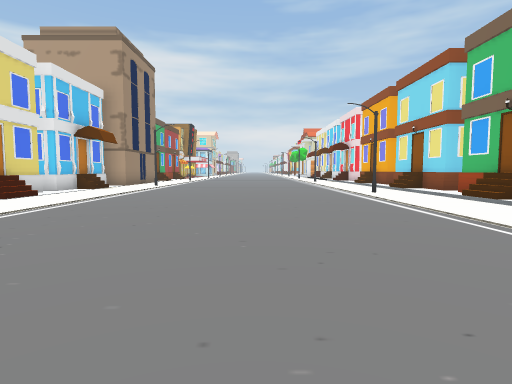
view 1 (above)

16 first-person views from a walk through a 3-D level made in the Unity game engine. The camera is 1.3 m above the floor, tilts 4° down and sees 80° across. The floor is counted in squares, 2 m on a side. Each view is taken from the middle of a square. On the plan, view 1 faces up. The plan holds only what a view shows up to about 10 squares ahead; the rest is blank. The place goes on beyond the plan.

view 2
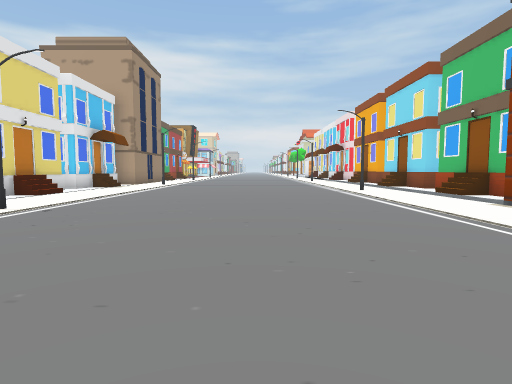

view 3
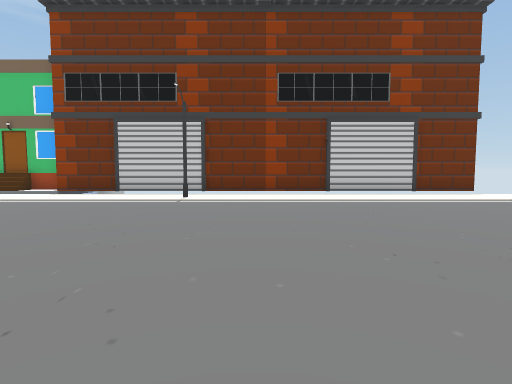

view 4
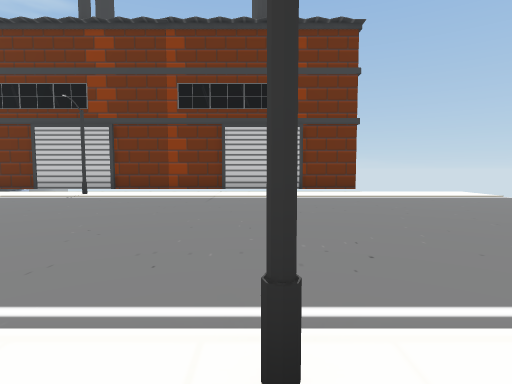

view 5
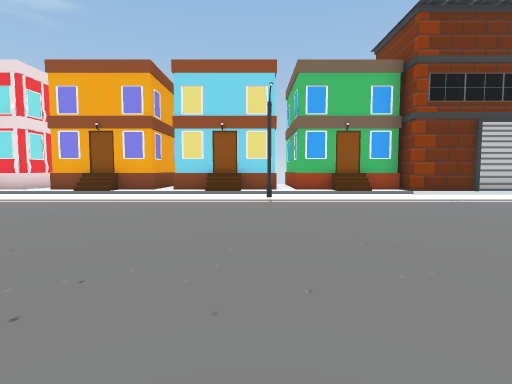

view 6
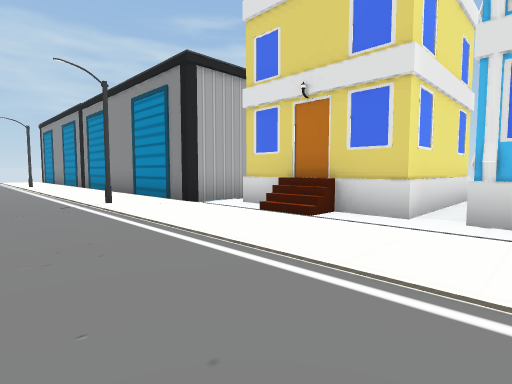

view 7
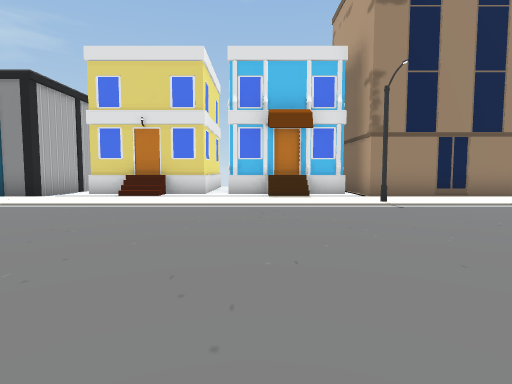

view 8
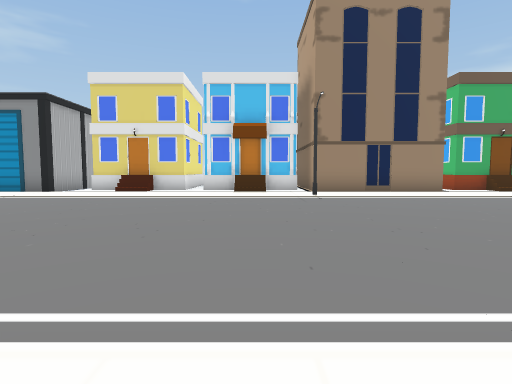

view 9
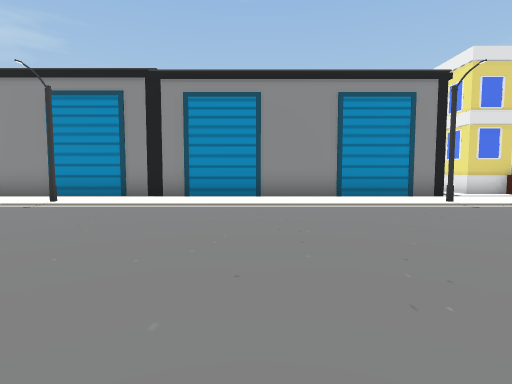

view 10
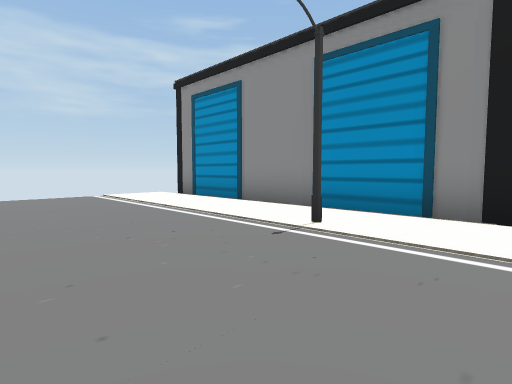

view 11
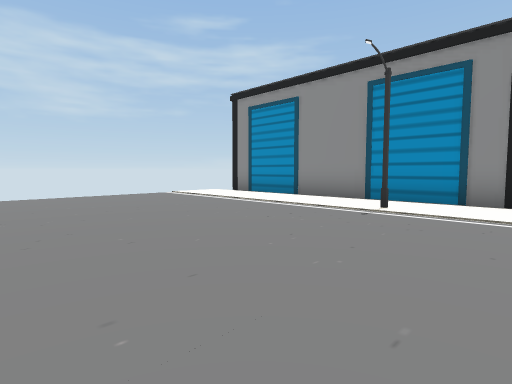

view 12
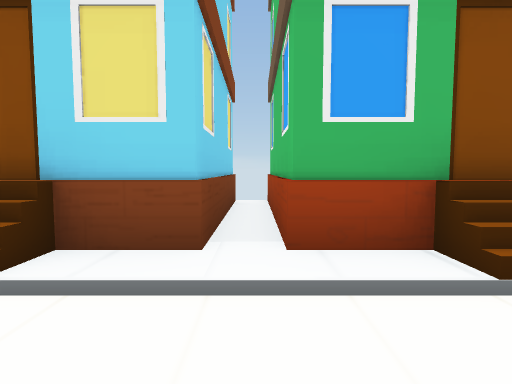

view 13
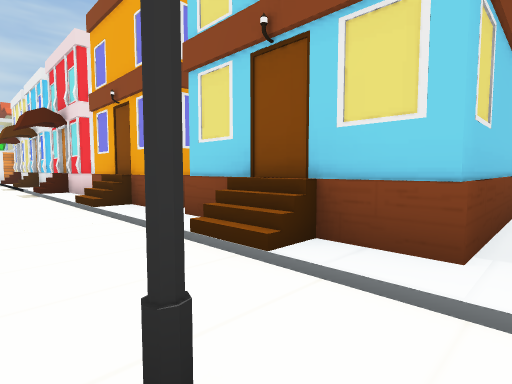

view 14
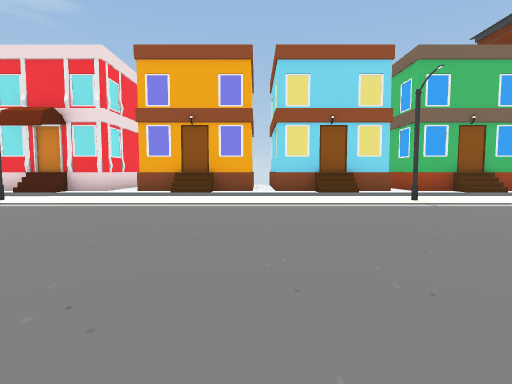

view 15
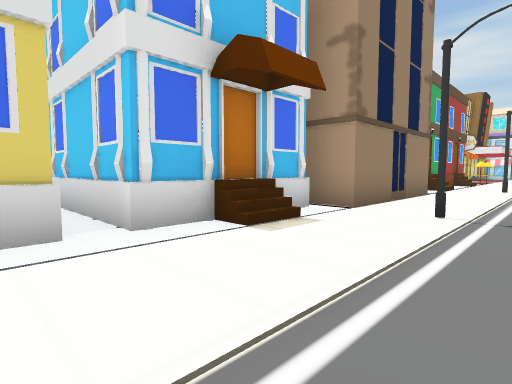

view 16
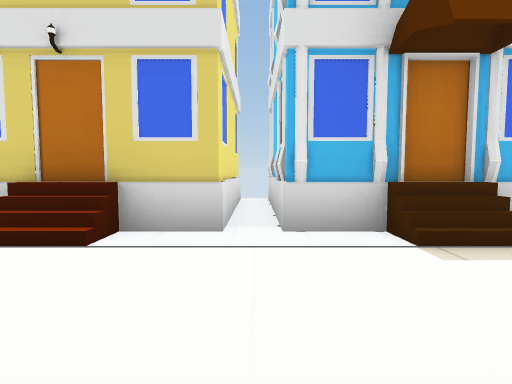

### Floor plan
Key: @ floor where view 1 was taken; # wall or solid block; x gap in a wall; . main floor; : floor 0.25 m higher than the main floor; + floor 1 m higher than the main floor; / step, stairs or slope.
Columns run from 10 left of view 1 to 9 right of it. Each row starts with its distance up from view 1.
 16     #....  ....:#
 15     #..........:#
 14     #........../#
 13   ###.#......../#
 12    ##..........:#
 11    #+..........:#
 10  ###.........../#
  9 x............#.:###
  8  ###/..........::::x
  7    #/........../###
  6   ##/........../#
  5   #............:#
  4   ###.#........##
  3     #..........#
  2     #..........#
  1     #........#.#
  0     #.....@....#
 -1     #..........#
 -2     #..........#
 -3     #..........#
 -4     #.#........#
 -5     #..........#
 -6     #..........#
 -7     #..........#
 -8     #..........
 -9     #..........
-10      ...... ...

Positions as (right, up) in squares from view 1, and headings:
1: (0, 0), facing up
2: (0, -1), facing up
3: (-4, -1), facing right
4: (-5, -4), facing right
5: (-4, 9), facing right
6: (-2, 10), facing down-left
7: (2, 10), facing left
8: (4, 11), facing left
9: (2, 0), facing left
10: (-1, -2), facing down-left
11: (1, -2), facing down-left
12: (3, 8), facing right
13: (3, 8), facing up-right
14: (-3, 12), facing right
15: (-3, 8), facing up-left
16: (-3, 9), facing left
